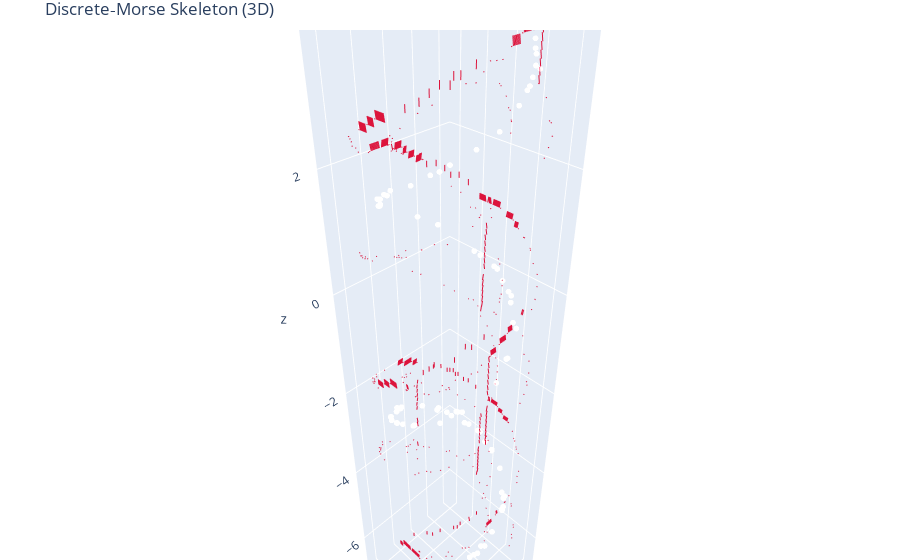

The notebook cell this image was saved under:
### Code cell
from dm_full import discrete_morse_graph, visualize_graph3d
G = discrete_morse_graph(pts, grid_res=128, sigma=2.0, visualize=False)
fig = visualize_graph3d(G, pts)
fig.show()
